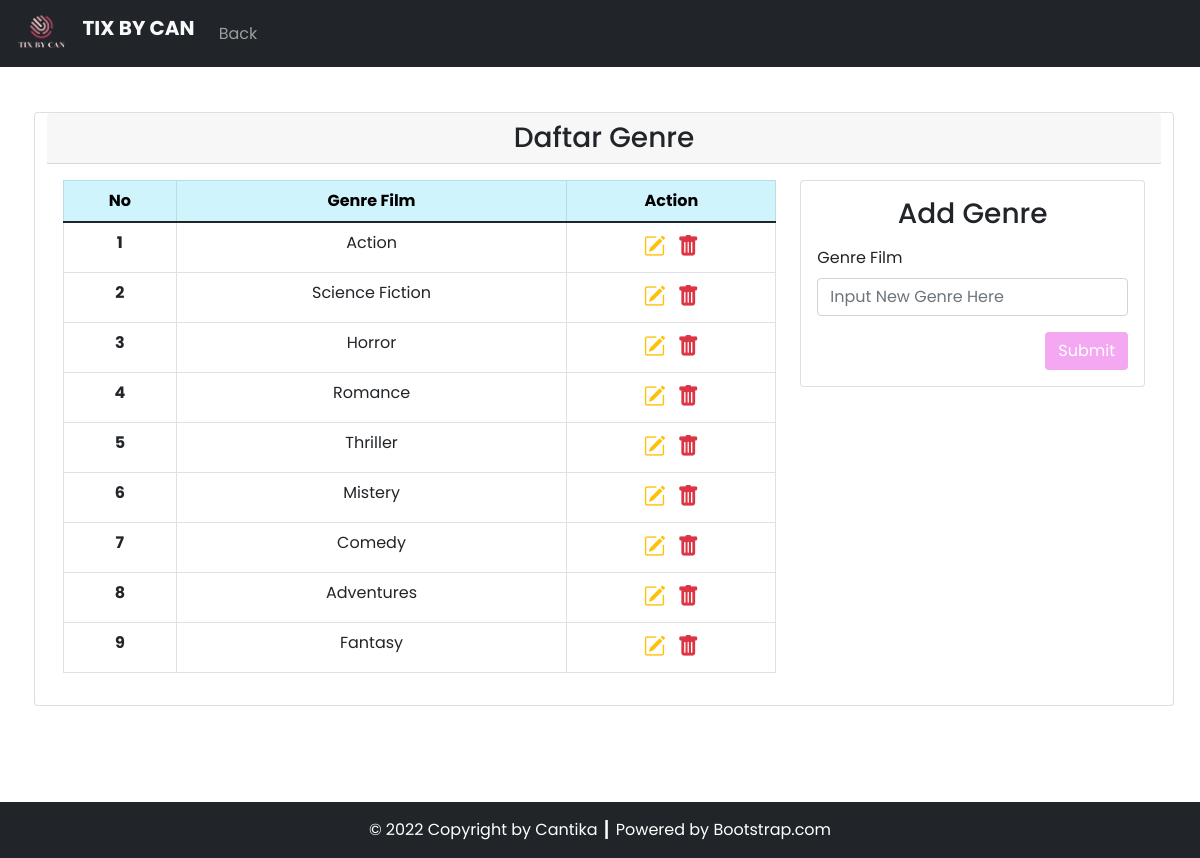
Screenshot of /genre.php with the database file from the repository.
### tables this page shows
CREATE TABLE `genre` (
  `id_genre` int(11) NOT NULL,
  `genre_film` varchar(100) NOT NULL
);

### config/db.php (called while the page is built)
<?php
$DB_HOST = "localhost";
$DB_USERNAME = "root";
$DB_PASSWORD = "";
$DB_NAME = "db_tp3";

### classes/DB.php (called while the page is built, shortened)
<?php
class DB
{
    private $hostname;
    private $username;
    private $password;
    private $dbname;
    private $conn;
    private $result;
    function __construct($hostname, $username, $password, $dbname)
    {
        $this->hostname = $hostname;
        $this->username = $username;
        $this->password = $password;
        $this->dbname = $dbname;
    }
    function open()
    {
        $this->conn = mysqli_connect($this->hostname, $this->username, $this->password, $this->dbname);
    }
    function execute($query)
    {
        $this->result = mysqli_query($this->conn, $query);
    }
    function getResult()
    {
        return mysqli_fetch_array($this->result);
    }
}

### classes/Genre.php (called while the page is built, shortened)
<?php
class Genre extends DB
{
    function getGenre()
    {
        $query = "SELECT * FROM genre";
        return $this->execute($query);
    }
}
?>

### genre.php (the view, shortened to what this page needs)
<?php
include("config/db.php");
include("classes/DB.php");
include("classes/Genre.php");
$genre = new Genre($DB_HOST, $DB_USERNAME, $DB_PASSWORD, $DB_NAME);
$genre->open();
$dataHeader = null;
$dataContent = null;
if (!isset($_GET['id_update'], $_GET['id_delete']))
{
    $dataForm = "
            <div class='mb-3'>
              <label for='genre_film' class='form-label'>Genre Film</label>
              <input type='text' class='form-control' id='genre_film' name='genre_film' placeholder='Input New Genre Here' required />
            </div>
            <div class='float-end'>
                <button type='submit' class='btn btn-custom' name='btn-submit' id='btn-submit'>Submit</button>
            </div>
    ";
}
$dataHeader .= "
            <th scope='col'>No</th>
            <th scope='col'>Genre Film</th>
            <th scope='col'>Action</th>
";
$genre->getGenre();
$no = 1;
while ($row = $genre->getResult())
{
    $dataContent .= '
    <tr>
        <th scope="row">' . $no . '</th>
        <td>' . $row['genre_film'] . '</td>
        <td style="font-size: 22px;">
            <a href="genre.php?id_update=' . $row['id_genre'] . '" title="Edit Data"><i class="bi bi-pencil-square text-warning"></i></a>&nbsp;
            <a href="genre.php?id_delete=' .$row['id_genre'] . '" title="Delete Data"><i class="bi bi-trash-fill text-danger"></i></a>
        </td>
    </tr>
    ';
    $no++;
}
?>

### rows the page displays
genre: genre_film "Action"
genre: genre_film "Science Fiction"
genre: genre_film "Horror"
genre: genre_film "Romance"
genre: genre_film "Thriller"
genre: genre_film "Mistery"
genre: genre_film "Comedy"
genre: genre_film "Adventures"
genre: genre_film "Fantasy"

### other values shown
$this->content "TIX BY CAN Back Daftar Genre Add Genre © 2022 Copyright by Cantika ┃ Powered by Bootstrap.com"
